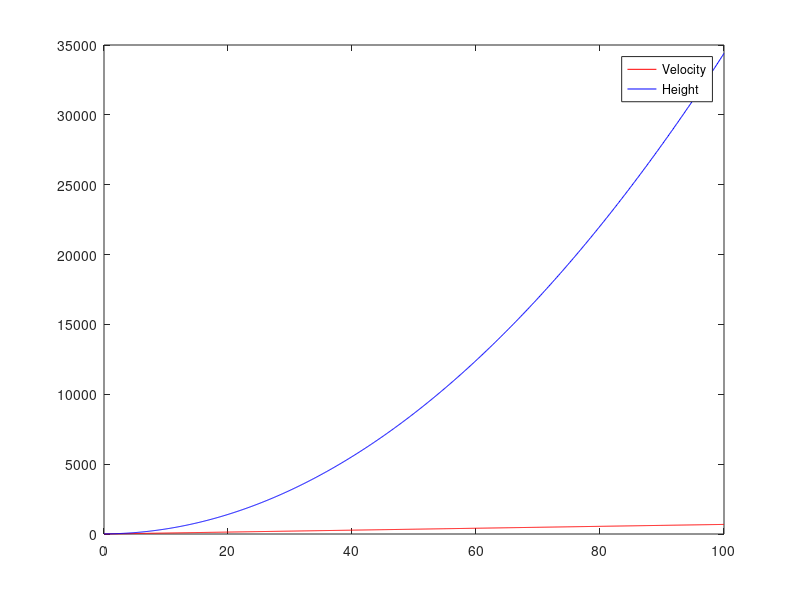

This chart was generated by the following MATLAB code:
% Rigid body properties
m = 3; % in kg

% Simulation stepsize
dt = 0.1; % in seconds
% Total simulation time
T = 100; % in seconds
% Number of simulation steps
n_steps = T/dt;


% Body state variables
x = 10;     % height
v = 0;      % velocity

% Value stores
v_array = [];
x_array = [];
t_array = [];

xprev = 0;
% Start simulation
for i=0:n_steps
    
    % Current time
    t = i * dt;
    
    % Calculate total force on rigid body 
    F_total = -9.81 * m + 50;
    
    % Calculate resulting acceleration
    accel = F_total / m;
    
    % Integrate velocity
     v = v + (accel * dt);
    
    % Integrate position in space
    xprev = x;
    x = x + (v * dt);
    
    % Store values for display
    v_array = vertcat(v_array, v);
    x_array = vertcat(x_array, x);
    t_array = vertcat(t_array, t);
end

% Plot
plot(t_array, v_array, 'r', t_array, x_array, 'b');
legend('Velocity', 'Height');
